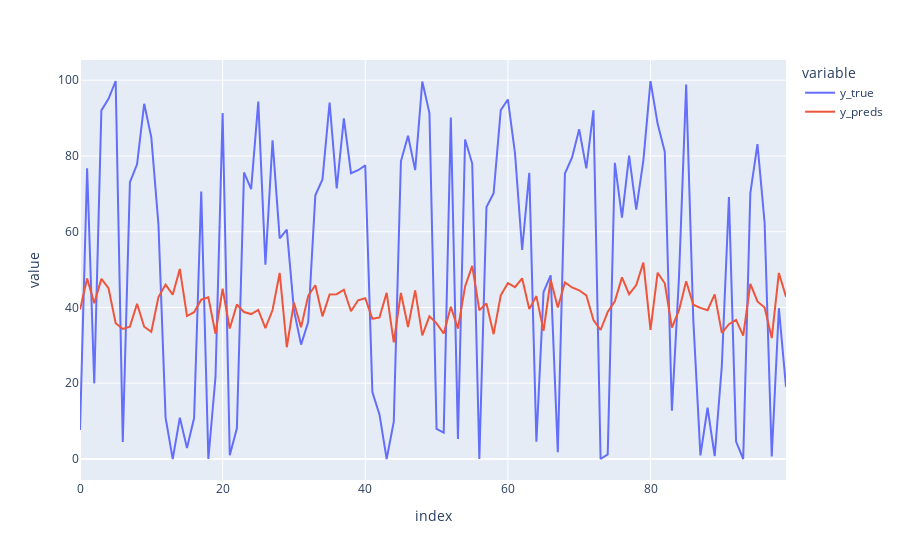

Notebook code for this chart:
### Code cell
import plotly.express as px

df = pd.DataFrame({"y_true": y_true, "y_preds": y_preds}).head(100)
fig = px.line(df, y=["y_true", "y_preds"], title='')
fig.show()
